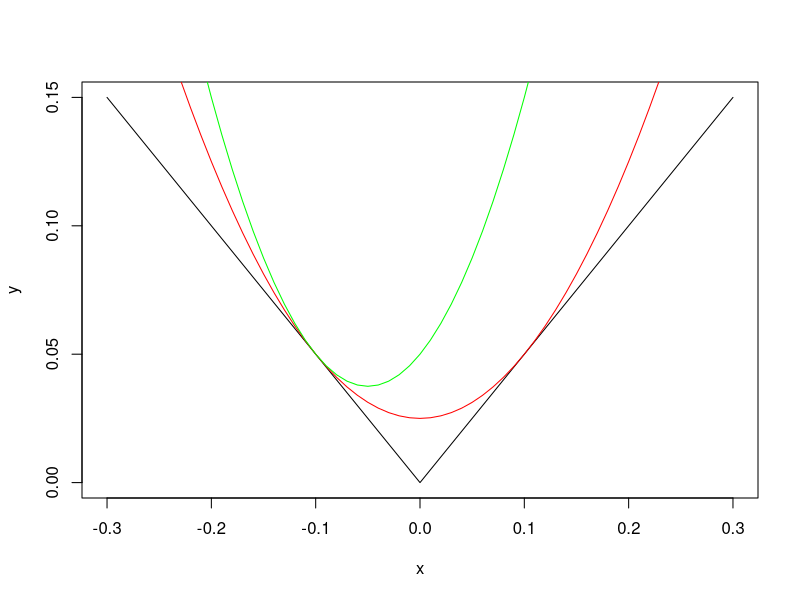
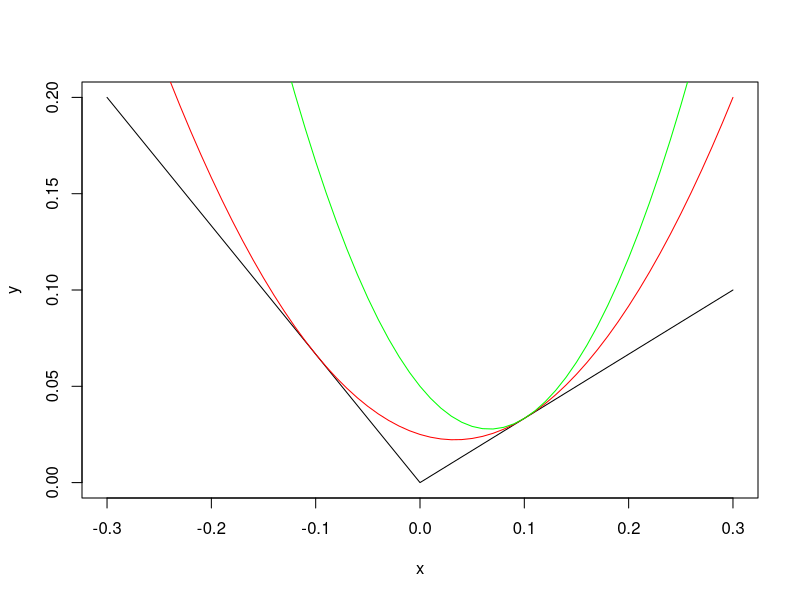

Reproduce these figures in R, in order.
####### US for quantile regression#######
x = seq(-0.3,0.3,0.01)
y = abs(x)/2

######################################################
xt = -0.1
q = 1/2
y1 = (x^2/abs(xt) + (4*q-2)*x+abs(xt))/4
y2 = (2*x-xt)^2/8/abs(xt) + 3*abs(xt)/8

plot(x,y,type = 'l')
lines(x,y1,type = 'l',col='red')
lines(x,y2,type = 'l',col='green')


######################################################
xt = 0.1
q = 1/3
y = c(-(1-q)*x[x<=0],q*x[x>0])
y1 = (x^2/abs(xt) + (4*q-2)*x+abs(xt))/4
y2 = (2*x-xt)^2/8/abs(xt) - (1/2-q)*x + 3*abs(xt)/8

plot(x,y,type = 'l')
lines(x,y1,type = 'l',col='red')
lines(x,y2,type = 'l',col='green')